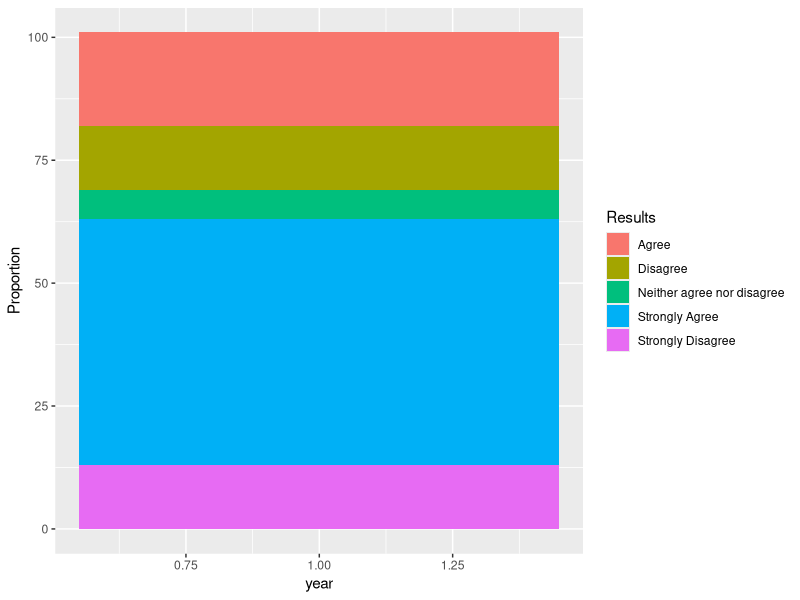
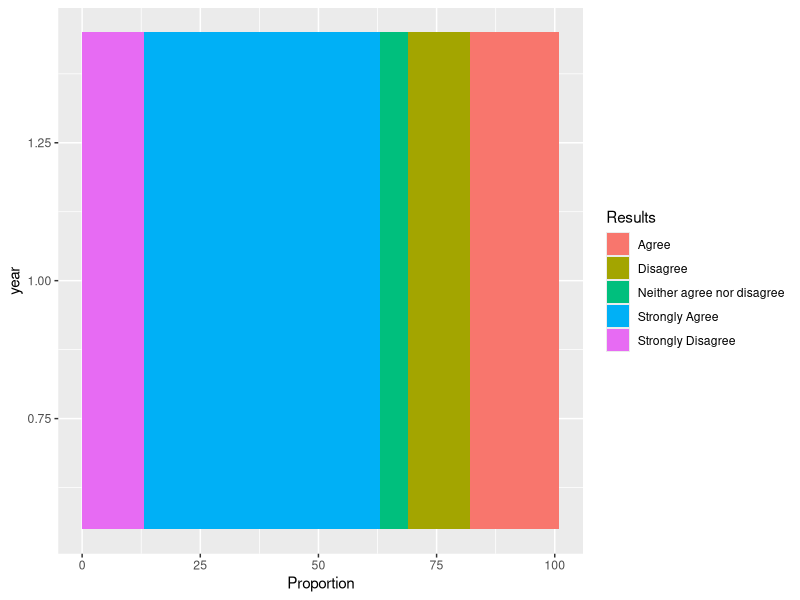
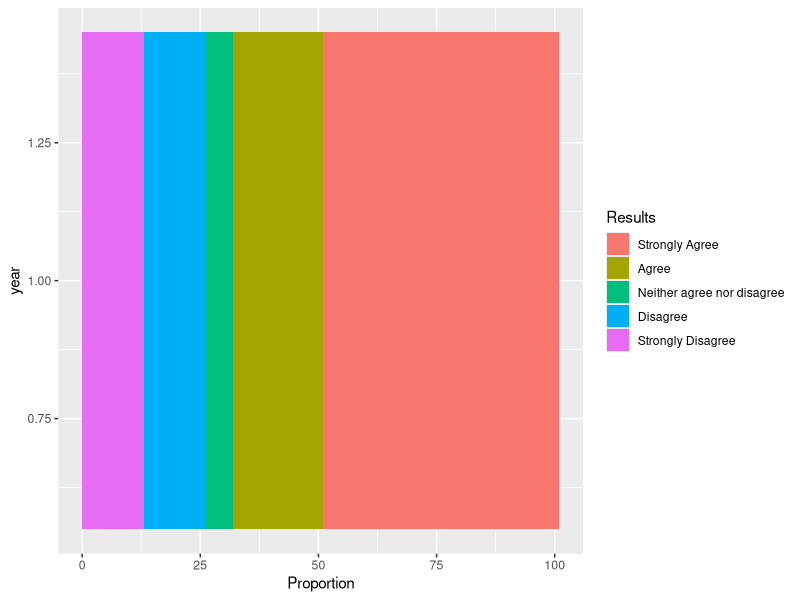
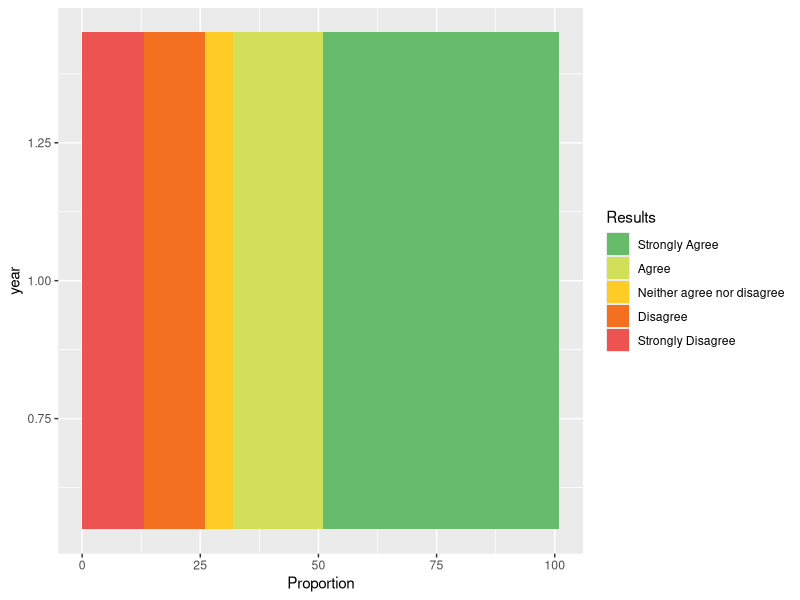
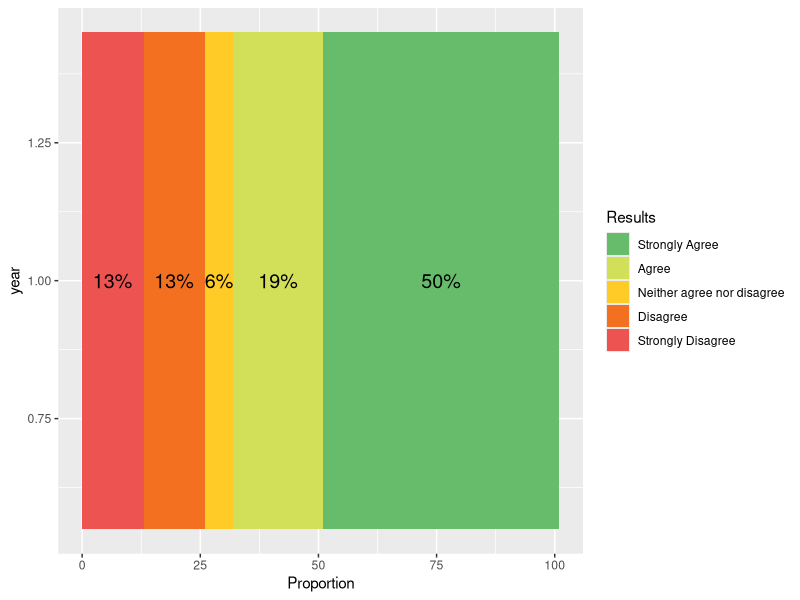
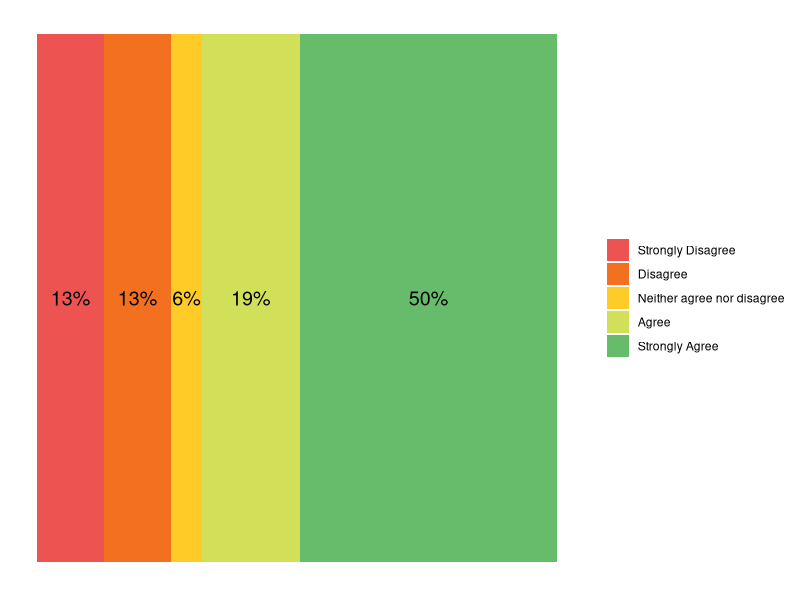

R code for these plots, in order:
## ---- chunk 1
knitr::opts_chunk$set(echo = TRUE)
## ---- chunk 2
library(ggplot2)
library(patchwork)
library(dplyr) # To use a little trick
## ---- chunk 3
 df <- data.frame(Results = c("Strongly Agree","Agree", "Neither agree nor disagree", "Disagree","Strongly Disagree"),
                       Proportion = c(50,19,6,13,13))

df <- df %>%  mutate(year=1) # This is little trick as I mentioned before. We add dummy variable like "year" as i used.
## ---- chunk 4
ggplot(df, aes(x = year , y = Proportion, fill = Results)) + geom_col()
## ---- chunk 5
ggplot(df, aes(x = year , y = Proportion, fill = Results)) + 
        geom_col()+
        coord_flip()
## ---- chunk 6
df$Results <- factor(df$Results, levels = c("Strongly Agree","Agree", "Neither agree nor disagree",
                                            "Disagree","Strongly Disagree"))

ggplot(df, aes(x = year , y = Proportion, fill = Results)) + 
        geom_col()+
        coord_flip()
## ---- chunk 7

ggplot(df, aes(x = year , y = Proportion, fill = Results)) + 
        geom_col()+
        scale_fill_manual(values = c("#67bc6b","#d2e059","#ffcb27","#f37021","#ed5351"))+
       coord_flip()  


## ---- chunk 8

ggplot(df, aes(x = year , y = Proportion, fill = Results)) + 
        geom_col()+
        geom_text(aes(label = paste0(Proportion, "%")), # Add labels "%" 
                      position = position_stack(vjust = 0.5), # Position each label center of each part.
                      size = 5)+ # Size of labels
        scale_fill_manual(values = c("#67bc6b","#d2e059","#ffcb27","#f37021","#ed5351"))+
        coord_flip() 

## ---- chunk 9
ggplot(df, aes(x = year , y = Proportion, fill = Results)) + 
        geom_col()+
        geom_text(aes(label = paste0(Proportion, "%")),
                      position = position_stack(vjust = 0.5), 
                      size = 5)+ 
        scale_fill_manual(values = c("#67bc6b","#d2e059","#ffcb27","#f37021","#ed5351"))+
        coord_flip()+ 
        theme(legend.position = "right",
              panel.grid.major = element_blank(), #Remove graphs grids, borders and background 
              panel.grid.minor = element_blank(),
              panel.border = element_blank(),
              panel.background = element_blank(), 
              axis.title = element_blank(), #Remove title, ticks and text parts
              axis.ticks = element_blank(),
              axis.text = element_blank(),
              legend.title = element_blank())+ #Remove title of legend
              guides(fill = guide_legend(reverse=TRUE)) # Reverse legend order as it shows in report.

## ---- chunk 10

